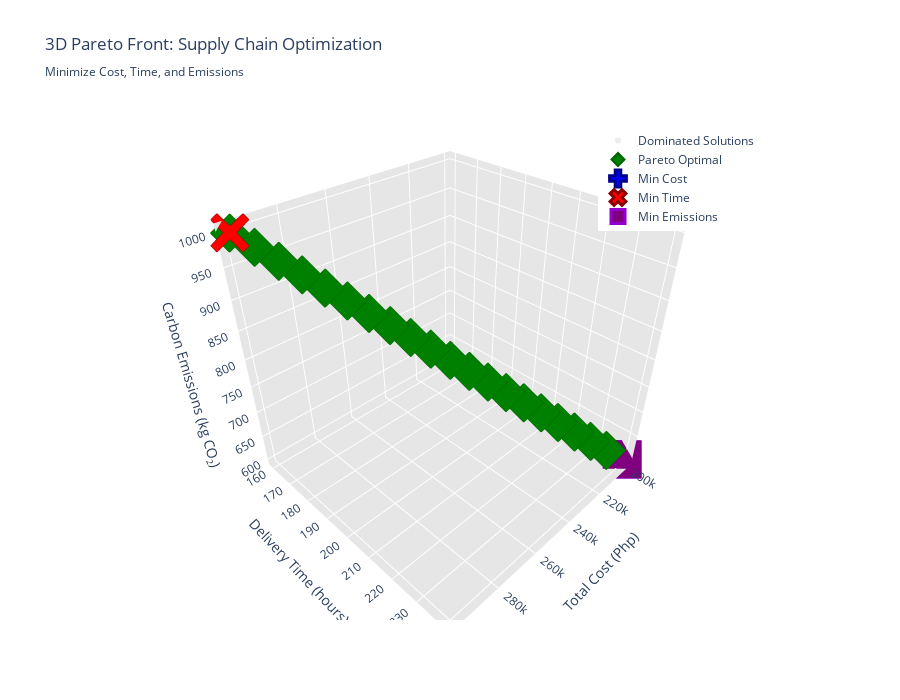

Notebook cell for this chart:
### Markdown cell above
### Step 3: Visualize 3D Pareto Front (Interactive)

### Code cell
import plotly.graph_objects as go

# Extract coordinates for all candidates
all_costs = [sol["cost"] for sol in candidate_solutions]
all_times = [sol["time"] for sol in candidate_solutions]
all_emissions = [sol["emissions"] for sol in candidate_solutions]

# Extract coordinates for Pareto optimal solutions
pareto_costs = [sol["cost"] for sol in pareto_solutions]
pareto_times = [sol["time"] for sol in pareto_solutions]
pareto_emissions = [sol["emissions"] for sol in pareto_solutions]

# Create hover text for Pareto solutions
pareto_hover_text = [
    f"x₁={sol['x1']}, x₂={sol['x2']}<br>Cost: Php {sol['cost']:,.0f}<br>Time: {sol['time']:.1f}h<br>Emissions: {sol['emissions']:.1f} kg"
    for sol in pareto_solutions
]

# Create hover text for all solutions
all_hover_text = [
    f"x₁={sol['x1']}, x₂={sol['x2']}<br>Cost: Php {sol['cost']:,.0f}<br>Time: {sol['time']:.1f}h<br>Emissions: {sol['emissions']:.1f} kg"
    for sol in candidate_solutions
]

# Create the 3D scatter plot
fig = go.Figure()

# Add dominated solutions (gray)
fig.add_trace(
    go.Scatter3d(
        x=all_costs,
        y=all_times,
        z=all_emissions,
        mode="markers",
        name="Dominated Solutions",
        marker=dict(
            size=6,
            color="lightgray",
            opacity=0.4,
        ),
        text=all_hover_text,
        hovertemplate="%{text}<extra></extra>",
    )
)

# Add Pareto optimal solutions (green)
fig.add_trace(
    go.Scatter3d(
        x=pareto_costs,
        y=pareto_times,
        z=pareto_emissions,
        mode="markers",
        name="Pareto Optimal",
        marker=dict(
            size=10,
            color="green",
            symbol="diamond",
            line=dict(color="darkgreen", width=2),
        ),
        text=pareto_hover_text,
        hovertemplate="%{text}<extra></extra>",
    )
)

# Highlight single-objective optima
fig.add_trace(
    go.Scatter3d(
        x=[cost_opt[0]],
        y=[cost_opt[1]],
        z=[cost_opt[2]],
        mode="markers",
        name="Min Cost",
        marker=dict(
            size=14,
            color="blue",
            symbol="cross",
            line=dict(color="darkblue", width=3),
        ),
        text=[
            f"Min Cost<br>x₁={result_cost.x[0]:.0f}, x₂={result_cost.x[1]:.0f}<br>Cost: Php {cost_opt[0]:,.0f}<br>Time: {cost_opt[1]:.1f}h<br>Emissions: {cost_opt[2]:.1f} kg"
        ],
        hovertemplate="%{text}<extra></extra>",
    )
)

fig.add_trace(
    go.Scatter3d(
        x=[time_opt[0]],
        y=[time_opt[1]],
        z=[time_opt[2]],
        mode="markers",
        name="Min Time",
        marker=dict(
            size=14,
            color="red",
            symbol="x",
            line=dict(color="darkred", width=3),
        ),
        text=[
            f"Min Time<br>x₁={result_time.x[0]:.0f}, x₂={result_time.x[1]:.0f}<br>Cost: Php {time_opt[0]:,.0f}<br>Time: {time_opt[1]:.1f}h<br>Emissions: {time_opt[2]:.1f} kg"
        ],
        hovertemplate="%{text}<extra></extra>",
    )
)

fig.add_trace(
    go.Scatter3d(
        x=[emissions_opt[0]],
        y=[emissions_opt[1]],
        z=[emissions_opt[2]],
        mode="markers",
        name="Min Emissions",
        marker=dict(
            size=14,
            color="purple",
            symbol="square",
            line=dict(color="darkviolet", width=3),
        ),
        text=[
            f"Min Emissions<br>x₁={result_emissions.x[0]:.0f}, x₂={result_emissions.x[1]:.0f}<br>Cost: Php {emissions_opt[0]:,.0f}<br>Time: {emissions_opt[1]:.1f}h<br>Emissions: {emissions_opt[2]:.1f} kg"
        ],
        hovertemplate="%{text}<extra></extra>",
    )
)

# Update layout
fig.update_layout(
    title="3D Pareto Front: Supply Chain Optimization<br><sub>Minimize Cost, Time, and Emissions</sub>",
    scene=dict(
        xaxis=dict(
            title="Total Cost (Php)", backgroundcolor="rgb(230, 230,230)"
        ),
        yaxis=dict(
            title="Delivery Time (hours)", backgroundcolor="rgb(230, 230,230)"
        ),
        zaxis=dict(
            title="Carbon Emissions (kg CO₂)",
            backgroundcolor="rgb(230, 230,230)",
        ),
    ),
    width=900,
    height=700,
    showlegend=True,
    legend=dict(x=0.7, y=0.95),
)

fig.show()

### Figure 1 — Plotly figure (JSON) as saved in the notebook; plotly's stock layout.template omitted (floating-point values rounded to 4 significant figures)
{"data": [{"hovertemplate": "%{text}<extra></extra>", "marker": {"color": "lightgray", "opacity": 0.4, "size": 6}, "mode": "markers", "name": "Dominated Solutions", "text": ["x₁=0, x₂=20<br>Cost: Php 200,000<br>Time: 240.0h<br>Emissions: 600.0 kg", "x₁=1, x₂=19<br>Cost: Php 205,000<br>Time: 236.0h<br>Emissions: 620.0 kg", "x₁=2, x₂=18<br>Cost: Php 210,000<br>Time: 232.0h<br>Emissions: 640.0 kg", "x₁=3, x₂=17<br>Cost: Php 215,000<br>Time: 228.0h<br>Emissions: 660.0 kg", "x₁=4, x₂=16<br>Cost: Php 220,000<br>Time: 224.0h<br>Emissions: 680.0 kg", "x₁=5, x₂=15<br>Cost: Php 225,000<br>Time: 220.0h<br>Emissions: 700.0 kg", "x₁=6, x₂=14<br>Cost: Php 230,000<br>Time: 216.0h<br>Emissions: 720.0 kg", "x₁=7, x₂=13<br>Cost: Php 235,000<br>Time: 212.0h<br>Emissions: 740.0 kg", "x₁=8, x₂=12<br>Cost: Php 240,000<br>Time: 208.0h<br>Emissions: 760.0 kg", "x₁=9, x₂=11<br>Cost: Php 245,000<br>Time: 204.0h<br>Emissions: 780.0 kg", "x₁=10, x₂=10<br>Cost: Php 250,000<br>Time: 200.0h<br>Emissions: 800.0 kg", "x₁=11, x₂=9<br>Cost: Php 255,000<br>Time: 196.0h<br>Emissions: 820.0 kg", "x₁=12, x₂=8<br>Cost: Php 260,000<br>Time: 192.0h<br>Emissions: 840.0 kg", "x₁=13, x₂=7<br>Cost: Php 265,000<br>Time: 188.0h<br>Emissions: 860.0 kg", "x₁=14, x₂=6<br>Cost: Php 270,000<br>Time: 184.0h<br>Emissions: 880.0 kg", "x₁=15, x₂=5<br>Cost: Php 275,000<br>Time: 180.0h<br>Emissions: 900.0 kg", "x₁=16, x₂=4<br>Cost: Php 280,000<br>Time: 176.0h<br>Emissions: 920.0 kg", "x₁=17, x₂=3<br>Cost: Php 285,000<br>Time: 172.0h<br>Emissions: 940.0 kg", "x₁=18, x₂=2<br>Cost: Php 290,000<br>Time: 168.0h<br>Emissions: 960.0 kg", "x₁=19, x₂=1<br>Cost: Php 295,000<br>Time: 164.0h<br>Emissions: 980.0 kg", "x₁=20, x₂=0<br>Cost: Php 300,000<br>Time: 160.0h<br>Emissions: 1000.0 kg"], "type": "scatter3d", "x": [200000, 205000, 210000, 215000, 220000, 225000, 230000, 235000, 240000, 245000, 250000, 255000, 260000, 265000, 270000, 275000, 280000, 285000, 290000, 295000, 300000], "y": [240, 236, 232, 228, 224, 220, 216, 212, 208, 204, 200, 196, 192, 188, 184, 180, 176, 172, 168, 164, 160], "z": [600, 620, 640, 660, 680, 700, 720, 740, 760, 780, 800, 820, 840, 860, 880, 900, 920, 940, 960, 980, 1000]}, {"hovertemplate": "%{text}<extra></extra>", "marker": {"color": "green", "line": {"color": "darkgreen", "width": 2}, "size": 10, "symbol": "diamond"}, "mode": "markers", "name": "Pareto Optimal", "text": ["x₁=0, x₂=20<br>Cost: Php 200,000<br>Time: 240.0h<br>Emissions: 600.0 kg", "x₁=1, x₂=19<br>Cost: Php 205,000<br>Time: 236.0h<br>Emissions: 620.0 kg", "x₁=2, x₂=18<br>Cost: Php 210,000<br>Time: 232.0h<br>Emissions: 640.0 kg", "x₁=3, x₂=17<br>Cost: Php 215,000<br>Time: 228.0h<br>Emissions: 660.0 kg", "x₁=4, x₂=16<br>Cost: Php 220,000<br>Time: 224.0h<br>Emissions: 680.0 kg", "x₁=5, x₂=15<br>Cost: Php 225,000<br>Time: 220.0h<br>Emissions: 700.0 kg", "x₁=6, x₂=14<br>Cost: Php 230,000<br>Time: 216.0h<br>Emissions: 720.0 kg", "x₁=7, x₂=13<br>Cost: Php 235,000<br>Time: 212.0h<br>Emissions: 740.0 kg", "x₁=8, x₂=12<br>Cost: Php 240,000<br>Time: 208.0h<br>Emissions: 760.0 kg", "x₁=9, x₂=11<br>Cost: Php 245,000<br>Time: 204.0h<br>Emissions: 780.0 kg", "x₁=10, x₂=10<br>Cost: Php 250,000<br>Time: 200.0h<br>Emissions: 800.0 kg", "x₁=11, x₂=9<br>Cost: Php 255,000<br>Time: 196.0h<br>Emissions: 820.0 kg", "x₁=12, x₂=8<br>Cost: Php 260,000<br>Time: 192.0h<br>Emissions: 840.0 kg", "x₁=13, x₂=7<br>Cost: Php 265,000<br>Time: 188.0h<br>Emissions: 860.0 kg", "x₁=14, x₂=6<br>Cost: Php 270,000<br>Time: 184.0h<br>Emissions: 880.0 kg", "x₁=15, x₂=5<br>Cost: Php 275,000<br>Time: 180.0h<br>Emissions: 900.0 kg", "x₁=16, x₂=4<br>Cost: Php 280,000<br>Time: 176.0h<br>Emissions: 920.0 kg", "x₁=17, x₂=3<br>Cost: Php 285,000<br>Time: 172.0h<br>Emissions: 940.0 kg", "x₁=18, x₂=2<br>Cost: Php 290,000<br>Time: 168.0h<br>Emissions: 960.0 kg", "x₁=19, x₂=1<br>Cost: Php 295,000<br>Time: 164.0h<br>Emissions: 980.0 kg", "x₁=20, x₂=0<br>Cost: Php 300,000<br>Time: 160.0h<br>Emissions: 1000.0 kg"], "type": "scatter3d", "x": [200000, 205000, 210000, 215000, 220000, 225000, 230000, 235000, 240000, 245000, 250000, 255000, 260000, 265000, 270000, 275000, 280000, 285000, 290000, 295000, 300000], "y": [240, 236, 232, 228, 224, 220, 216, 212, 208, 204, 200, 196, 192, 188, 184, 180, 176, 172, 168, 164, 160], "z": [600, 620, 640, 660, 680, 700, 720, 740, 760, 780, 800, 820, 840, 860, 880, 900, 920, 940, 960, 980, 1000]}, {"hovertemplate": "%{text}<extra></extra>", "marker": {"color": "blue", "line": {"color": "darkblue", "width": 3}, "size": 14, "symbol": "cross"}, "mode": "markers", "name": "Min Cost", "text": ["Min Cost<br>x₁=0, x₂=20<br>Cost: Php 200,000<br>Time: 240.0h<br>Emissions: 600.0 kg"], "type": "scatter3d", "x": [200000], "y": [240], "z": [600]}, {"hovertemplate": "%{text}<extra></extra>", "marker": {"color": "red", "line": {"color": "darkred", "width": 3}, "size": 14, "symbol": "x"}, "mode": "markers", "name": "Min Time", "text": ["Min Time<br>x₁=20, x₂=0<br>Cost: Php 300,000<br>Time: 160.0h<br>Emissions: 1000.0 kg"], "type": "scatter3d", "x": [300000], "y": [160], "z": [1000]}, {"hovertemplate": "%{text}<extra></extra>", "marker": {"color": "purple", "line": {"color": "darkviolet", "width": 3}, "size": 14, "symbol": "square"}, "mode": "markers", "name": "Min Emissions", "text": ["Min Emissions<br>x₁=0, x₂=20<br>Cost: Php 200,000<br>Time: 240.0h<br>Emissions: 600.0 kg"], "type": "scatter3d", "x": [200000], "y": [240], "z": [600]}], "layout": {"height": 700, "legend": {"x": 0.7, "y": 0.95}, "scene": {"xaxis": {"backgroundcolor": "rgb(230, 230,230)", "title": {"text": "Total Cost (Php)"}}, "yaxis": {"backgroundcolor": "rgb(230, 230,230)", "title": {"text": "Delivery Time (hours)"}}, "zaxis": {"backgroundcolor": "rgb(230, 230,230)", "title": {"text": "Carbon Emissions (kg CO₂)"}}}, "showlegend": true, "title": {"text": "3D Pareto Front: Supply Chain Optimization<br><sub>Minimize Cost, Time, and Emissions</sub>"}, "width": 900}}
